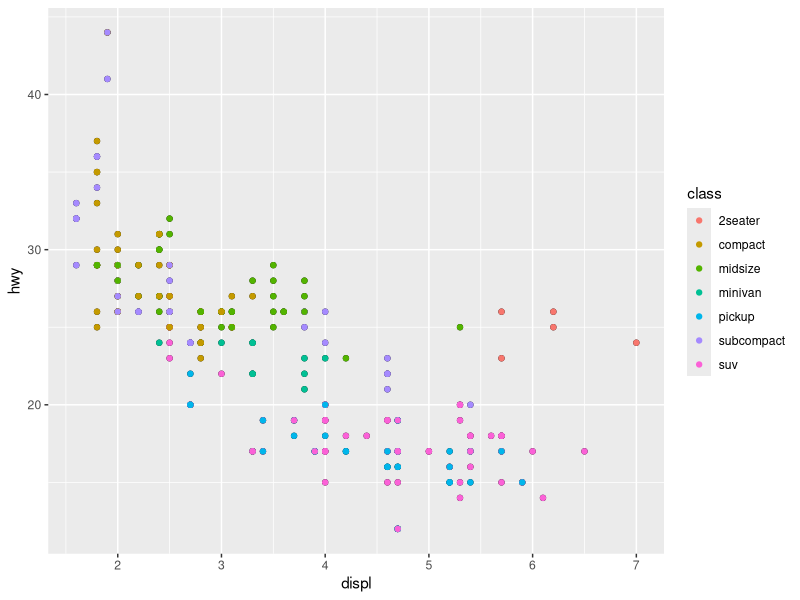
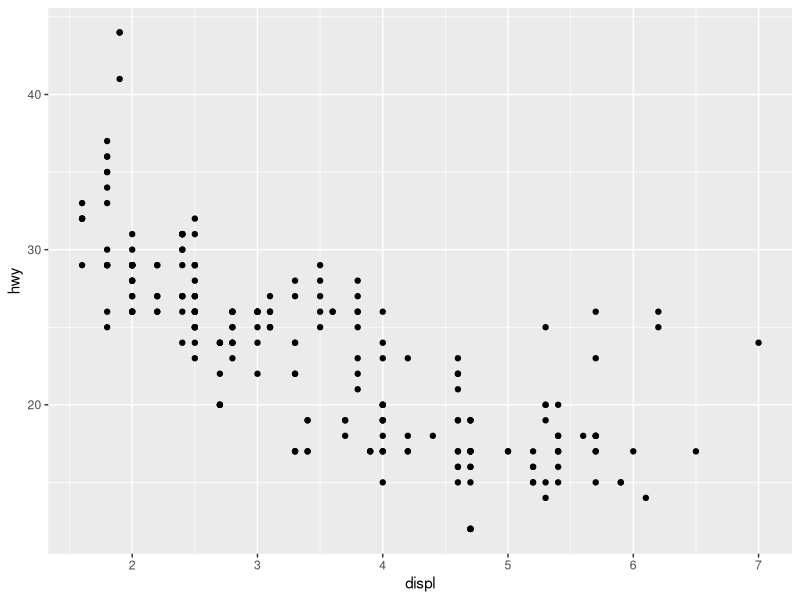

The R source for these figures, in order:
## ---- chunk 1
library(tidyverse)
knitr::opts_chunk$set(fig.width = 8, fig.height = 5)
## ---- chunk 2
ggsave("mtcars.pdf")
ggsave("mtcars.png")
## ---- chunk 3
file.remove(c("mtcars.pdf", "mtcars.png"))
## ---- chunk 4
p <- ggplot(mpg, aes(displ, hwy)) +
  geom_point()

p + geom_point(aes(color = class))

print(p)
## ---- chunk 5
str(p)
